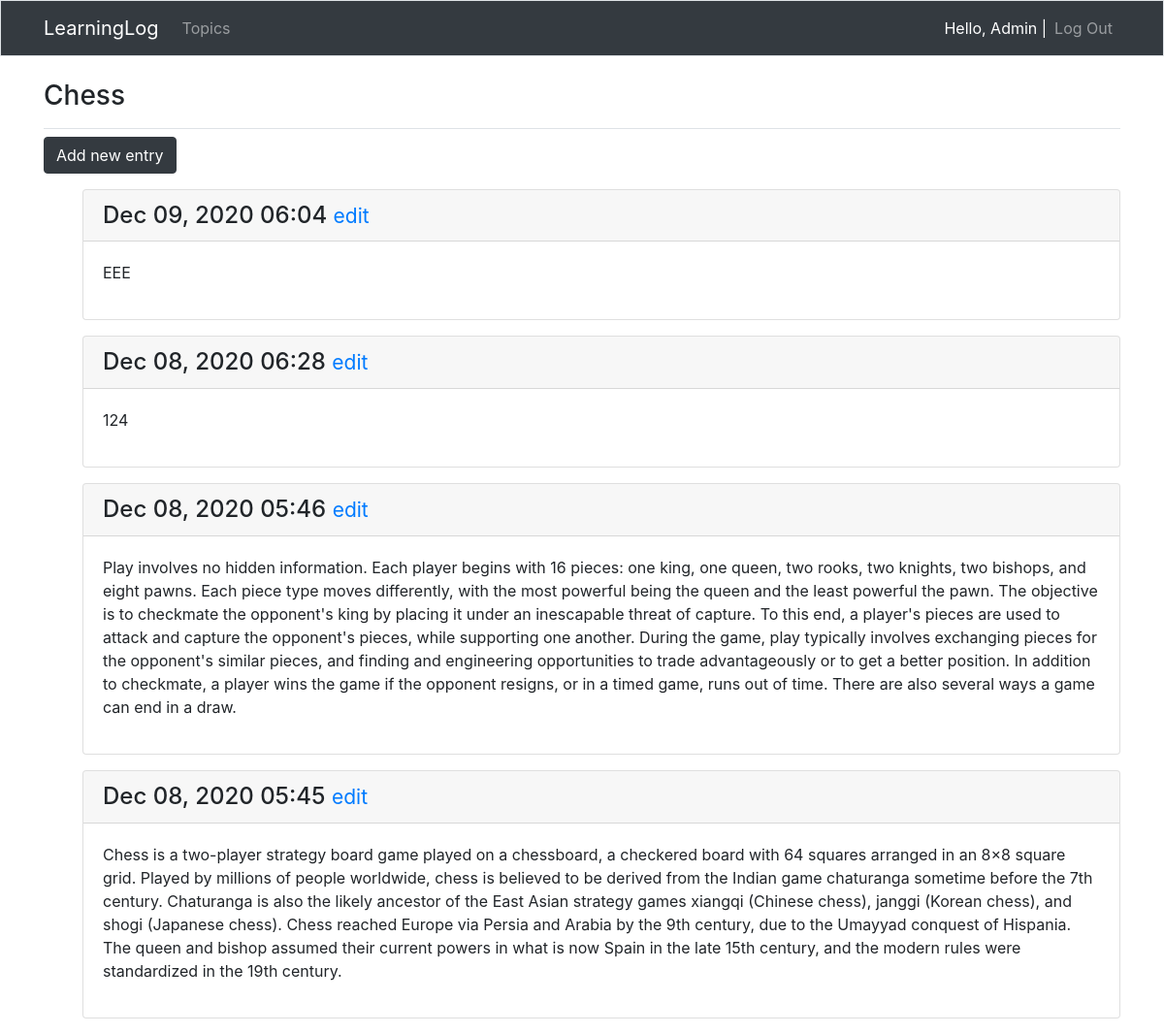
The page /topics/1/ (signed in) on the database its author committed.
### learning_logs/models.py (models this page shows, shortened)
class Topic(models.Model):
    text = models.CharField(max_length=200)
    date_added = models.DateTimeField(auto_now_add=True)
    owner = models.ForeignKey(User, on_delete=models.CASCADE)
    def __str__(self):
        return self.text

class Entry(models.Model):
    topic = models.ForeignKey(Topic, on_delete=models.CASCADE)
    text = models.TextField()
    date_added = models.DateTimeField(auto_now_add=True)
    class Meta:
        verbose_name_plural = 'Entries'

### learning_logs/views.py (the view)
# urls.py: path('topics/<int:topic_id>/', views.topic, name='topic'),
@login_required
def topic(request, topic_id):
    topic = Topic.objects.get(id=topic_id)
    _check_topic_owner(request, topic)
    entries = topic.entry_set.order_by('-date_added')
    context = {
        'topic': topic,
        'entries': entries,
    }
    return render(request, 'learning_logs/topic.html', context)

### learning_logs/services.py (called while the page is built)
def _check_topic_owner(request, topic):
    if topic.owner != request.user:
        raise Http404

### templates/learning_logs/topic.html (shortened to what this page needs)
{% extends 'learning_logs/base.html' %}
{% block page_header %}
    <h3>{{ topic }}</h3>
{% endblock %}
{% block content %}
    <p><a href="{% url 'learning_logs:new_entry' topic_id=topic.id %}" class="btn btn-dark">
        Add new entry
    </a></p>
    <ul>
        {% for entry in entries %}
            <div class="card mb-3">
                <h4 class="card-header">
                    {{ entry.date_added|date:'M d, Y H:i' }}
                    <small><a href="{% url 'learning_logs:edit_entry' entry_id=entry.id %}"
                              >edit</a>
                    </small>
                </h4>
                <div class="card-body">
                    {{ entry.text|linebreaks }}
                </div>
            </div>
        {% empty %}
            <p>No entries have been added yet.</p>
        {% endfor %}
    </ul>
{% endblock %}

### templates/learning_logs/base.html (shortened to what this page needs)
{% load bootstrap4 %}
<!DOCTYPE html>
<html lang="en">
<head>
    {% bootstrap_css %}
</head>
<body>
<nav class="navbar navbar-expand-md navbar-dark bg-dark mb-4 border">
    <div class="container">
        <a class="navbar-brand" href="{% url 'learning_logs:index' %}">LearningLog</a>
        <div class="collapse navbar-collapse" id="navbarSupportedContent">
            <ul class="navbar-nav mr-auto mb-2 mb-lg-0">
                <li class="nav-item">
                    <a href="{% url 'learning_logs:topics' %}" class="nav-link">Topics</a>
                </li>
            </ul>
            <ul class="navbar-nav ml-auto">
                {% if user.is_authenticated %}
                    <li class="nav-item">
                        <span class="navbar-text" style="color: white">Hello, {{ user.username.title }} |</span>
                    </li>
                    <li class="nav-item">
                        <a href="{% url 'users:logout' %} " class="nav-link">Log Out</a>
                    </li>
                {% endif %}
            </ul>
        </div>
    </div>
</nav>
<main role="main" class="container">
    <div class="pb-2 mb-2 border-bottom">
        {% block page_header %}
        {% endblock %}
    </div>
    <div>
        {% block content %}
        {% endblock %}
    </div>
</main>
</body>
</html>

### rows shown on the page
Topic: text "Chess"
Entry: date_added "Dec 09, 2020 06:04", text "EEE"
Entry: date_added "Dec 08, 2020 06:28", text "124"
Entry: date_added "Dec 08, 2020 05:46", text "Play involves no hidden information. Each player begins with 16 pieces: one king, one queen, two rooks, two knights, two bishops, and eight pawns. Each piece type moves differently, with the most powerful being the queen and the least powerful the pawn. The objective is to checkmate the opponent's king by placing it under an inescapable threat of capture. To this end, a player's pieces are used to attack and capture the opponent's pieces, while supporting one another. During the game, play typically involves exchanging pieces for the opponent's similar pieces, and finding and engineering opportunities to trade advantageously or to get a better position. In addition to checkmate, a player…"
Entry: date_added "Dec 08, 2020 05:45", text "Chess is a two-player strategy board game played on a chessboard, a checkered board with 64 squares arranged in an 8×8 square grid. Played by millions of people worldwide, chess is believed to be derived from the Indian game chaturanga sometime before the 7th century. Chaturanga is also the likely ancestor of the East Asian strategy games xiangqi (Chinese chess), janggi (Korean chess), and shogi (Japanese chess). Chess reached Europe via Persia and Arabia by the 9th century, due to the Umayyad conquest of Hispania. The queen and bishop assumed their current powers in what is now Spain in the late 15th century, and the modern rules were standardized in the 19th century."

### other values the page prints
{{ user.username.title }} "Admin"
